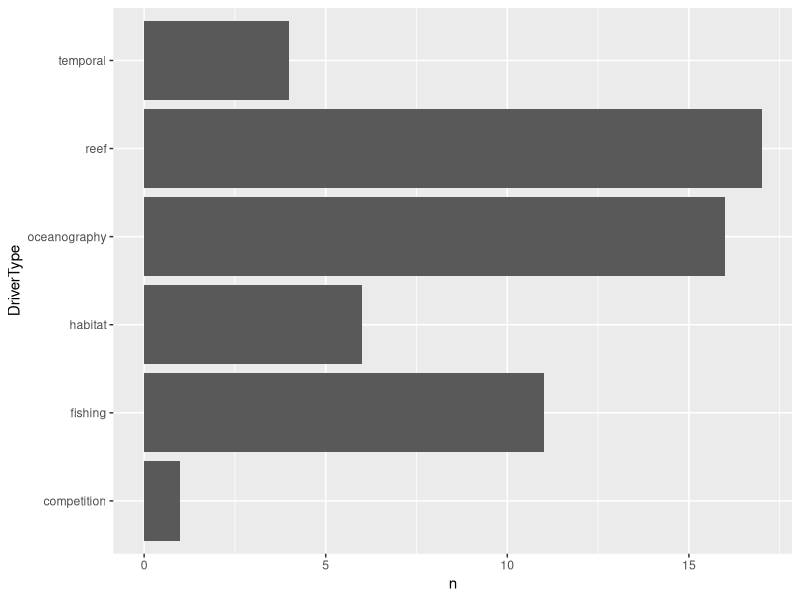
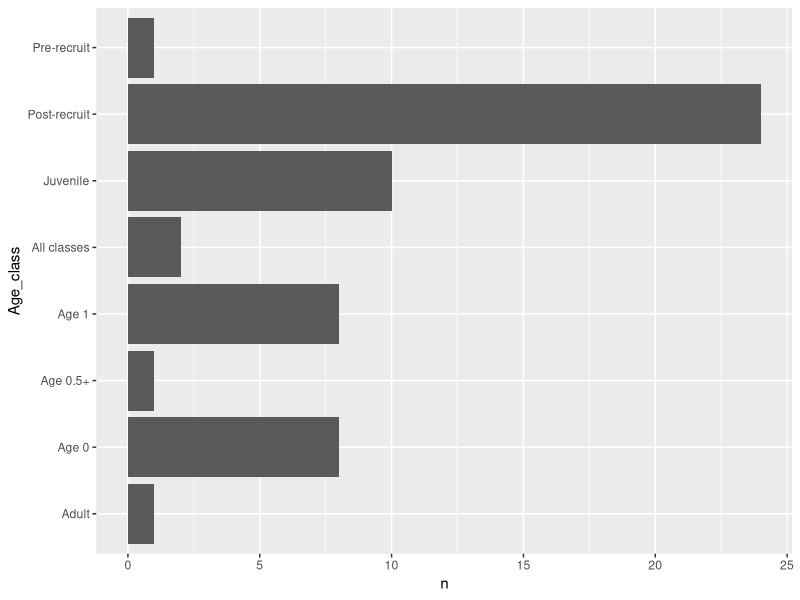
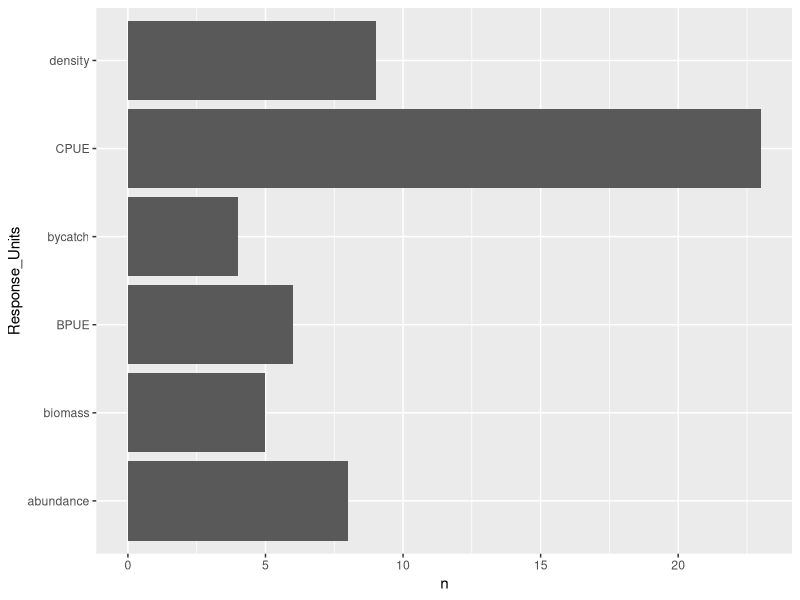

Here is the R script that generated these plots, in order:
## ---- chunk 1
knitr::opts_chunk$set(echo = TRUE)
## ---- chunk 2
library(tidyverse)

## ---- chunk 3
data <- read_csv("meta-analysis_data.csv")
head(data)
## ---- chunk 4

# make a new column
data$DriverType <- NA
data$DriverType[grep('trawling',data$Driver)] <- 'fishing'
data$DriverType[grep('recreational fishing',data$Driver)] <- 'fishing'
data$DriverType[grep('artificial reef design',data$Driver)] <- 'reef'
data$DriverType[grep('natural reef design',data$Driver)] <- 'reef'
data$DriverType[grep('temperature',data$Driver)] <- 'oceanography'
data$DriverType[grep('salinity',data$Driver)] <- 'oceanography'
data$DriverType[grep('DO',data$Driver)] <- 'oceanography'
data$DriverType[grep('depth',data$Driver)] <- 'oceanography'
data$DriverType[grep('habitat type',data$Driver)] <- 'habitat'
data$DriverType[grep('substrate',data$Driver)] <- 'habitat'
data$DriverType[grep('distance from river',data$Driver)] <- 'habitat'
data$DriverType[grep('intraspecific competition',data$Driver)] <- 'competition'
data$DriverType[grep('season',data$Driver)] <- 'temporal'

data$Age_class[grep('juvenile',data$Age_class)] <- 'Juvenile'

data.simple <- data %>% group_by(DriverType) %>% count()

ggplot(na.omit(data.simple), aes(DriverType, n)) + geom_bar(stat = "identity") + coord_flip()

## ---- chunk 5
data.simple <- data %>% group_by(Age_class) %>% count()
ggplot(na.omit(data.simple), aes(Age_class, n)) + geom_bar(stat = "identity") + coord_flip()
## ---- chunk 6
data.simple <- data %>% group_by(Response_Units) %>% count()
ggplot(na.omit(data.simple), aes(Response_Units, n)) + geom_bar(stat = "identity") + coord_flip()
